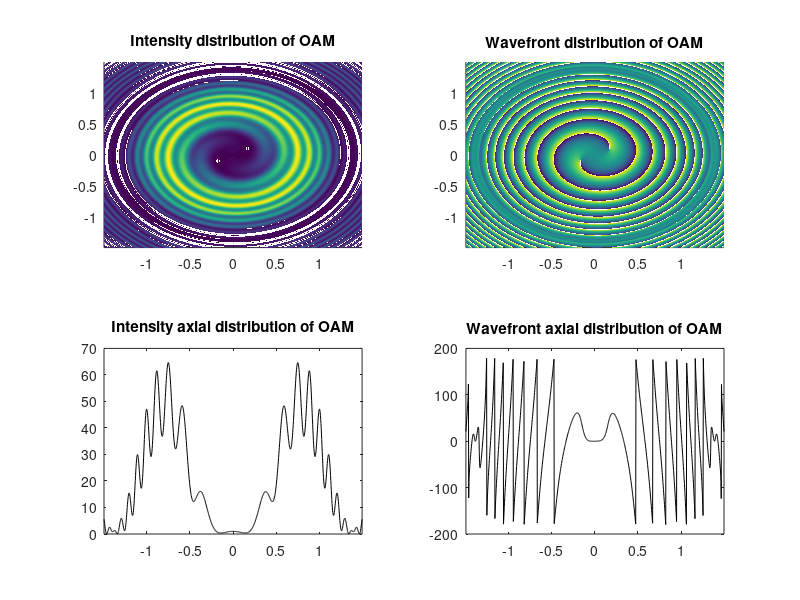

This chart was generated by the following MATLAB code:
%% DEMO - Vortex wave generation based on multi ring circular array
%
% Description: 
%   1.使用多环圆形阵列产生涡旋电磁波。
%   2.ringRadius / ringElemNum 分别表示每环半径和阵元数。
%   3.ringSelect 表示使能哪个环。
%
% History :
%   Yao - 2021.6.14 - v1.0
%       1.Create File

%%
clc;clear;close all;  

%% Setting Parameters
% Basic
f0 = 20e9;
mode = 2;

c = 299792458;
lambda = c / f0 ;
k = 2.0 * pi / lambda; 

% Parameter of UCCA
ringNum = 5;
ringSelect = [1,0,0,1,1];
ringRadius = (1:5)*lambda;
ringElemNum = [12,25,37,50,62];

%% Parameters
Z0 = 500*lambda;
obsRange = 100*lambda;
obsCount = 1024;

%% Coordinate System
X = linspace (-obsRange, obsRange, obsCount);
Y = linspace (-obsRange, obsRange, obsCount);

z = ones(length(Y),length(X)) * Z0;
[x,y] = meshgrid(X,Y);
[azimuth, elevation, radius] = cart2sph(x,y,z);   
elevation = pi/2 - elevation;

%%
E = ones(size(elevation));
for i = 1 : ringNum
    E = E + exp(-1i * k * radius)./radius...
        * ringSelect(i) * ringElemNum(i) * 1i^mode...
        .* besselj(mode,k * ringRadius(i) *sin(elevation'))...
        .* exp(1i * mode * azimuth);
end

intensity = E.*conj(E);
phase = angle(E)/pi*180;

%% Plot
figure(1);
subplot(221);surf(x,y,intensity);
xlim([min(X),max(X)]);ylim([min(Y),max(Y)]);
title('Intensity distribution of OAM');
shading interp;view(2);

subplot(222);surf(x,y,phase);
xlim([min(X),max(X)]);ylim([min(Y),max(Y)]);
title('Wavefront distribution of OAM');
shading interp;view(2);

subplot(223);plot(X,intensity(floor(obsCount/2),:),'k');
xlim([min(X),max(X)]);
title('Intensity axial distribution of OAM');

subplot(224);plot(X,phase(floor(obsCount/2),:),'k');
xlim([min(X),max(X)]);
title('Wavefront axial distribution of OAM');

